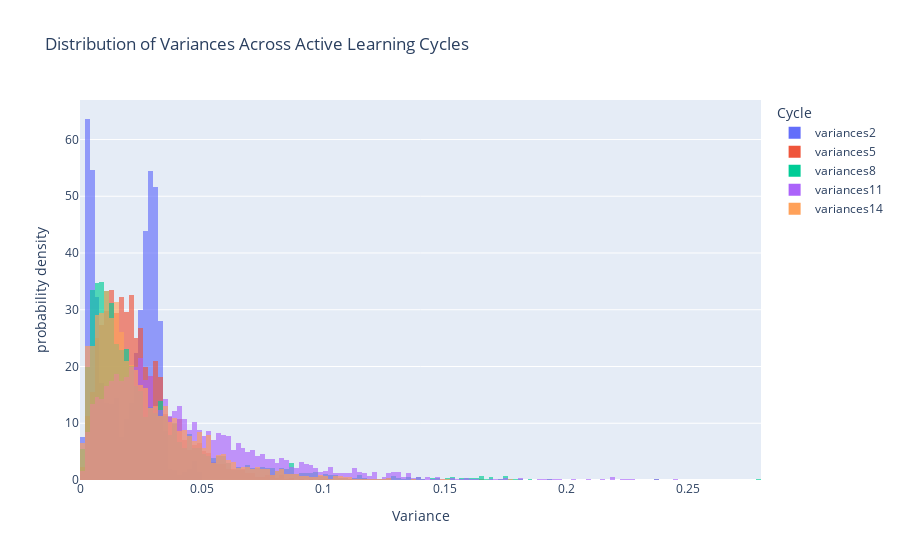

Source (notebook cell):
### Code cell
columns_to_plot = ['variances2', 'variances5', 'variances8', 'variances11', 'variances14']

# "Melt" the selected columns into a long-format DataFrame
melted_df = final_df[columns_to_plot].melt(
    var_name='Cycle',      # New column for the original column names
    value_name='Variance'  # New column for the variance values
)

fig = px.histogram(
    data_frame=melted_df,
    x='Variance',                                  
    color='Cycle',                                 
    barmode='overlay',                             
    opacity=0.65,                                  
    histnorm='probability density',                
    title='Distribution of Variances Across Active Learning Cycles'
)

fig.show()

### Figure 1 — Plotly figure (JSON) as saved in the notebook; plotly's stock layout.template omitted (floating-point values rounded to 4 significant figures; data arrays with more than 128 entries replaced by an {"elided": "..."} marker saying what was removed)
{"data": [{"bingroup": "x", "histnorm": "probability density", "hovertemplate": "Cycle=variances2<br>Variance=%{x}<br>probability density=%{y}<extra></extra>", "legendgroup": "variances2", "marker": {"color": "#636efa", "opacity": 0.65, "pattern": {"shape": ""}}, "name": "variances2", "orientation": "v", "showlegend": true, "type": "histogram", "x": {"elided": "3152 float values"}, "xaxis": "x", "yaxis": "y"}, {"bingroup": "x", "histnorm": "probability density", "hovertemplate": "Cycle=variances5<br>Variance=%{x}<br>probability density=%{y}<extra></extra>", "legendgroup": "variances5", "marker": {"color": "#EF553B", "opacity": 0.65, "pattern": {"shape": ""}}, "name": "variances5", "orientation": "v", "showlegend": true, "type": "histogram", "x": {"elided": "3152 float values"}, "xaxis": "x", "yaxis": "y"}, {"bingroup": "x", "histnorm": "probability density", "hovertemplate": "Cycle=variances8<br>Variance=%{x}<br>probability density=%{y}<extra></extra>", "legendgroup": "variances8", "marker": {"color": "#00cc96", "opacity": 0.65, "pattern": {"shape": ""}}, "name": "variances8", "orientation": "v", "showlegend": true, "type": "histogram", "x": {"elided": "3152 float values"}, "xaxis": "x", "yaxis": "y"}, {"bingroup": "x", "histnorm": "probability density", "hovertemplate": "Cycle=variances11<br>Variance=%{x}<br>probability density=%{y}<extra></extra>", "legendgroup": "variances11", "marker": {"color": "#ab63fa", "opacity": 0.65, "pattern": {"shape": ""}}, "name": "variances11", "orientation": "v", "showlegend": true, "type": "histogram", "x": {"elided": "3152 float values"}, "xaxis": "x", "yaxis": "y"}, {"bingroup": "x", "histnorm": "probability density", "hovertemplate": "Cycle=variances14<br>Variance=%{x}<br>probability density=%{y}<extra></extra>", "legendgroup": "variances14", "marker": {"color": "#FFA15A", "opacity": 0.65, "pattern": {"shape": ""}}, "name": "variances14", "orientation": "v", "showlegend": true, "type": "histogram", "x": {"elided": "3152 float values"}, "xaxis": "x", "yaxis": "y"}], "layout": {"barmode": "overlay", "legend": {"title": {"text": "Cycle"}, "tracegroupgap": 0}, "title": {"text": "Distribution of Variances Across Active Learning Cycles"}, "xaxis": {"anchor": "y", "domain": [0, 1], "title": {"text": "Variance"}}, "yaxis": {"anchor": "x", "domain": [0, 1], "title": {"text": "probability density"}}}}
